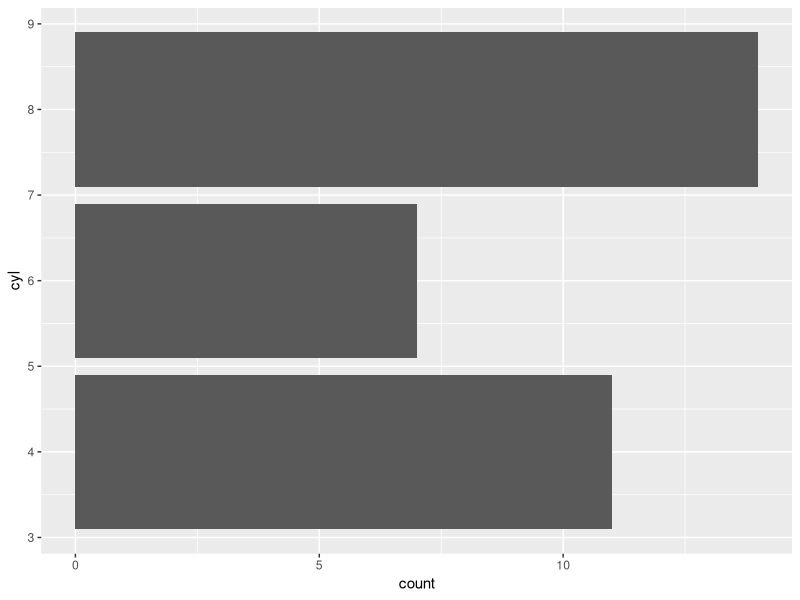
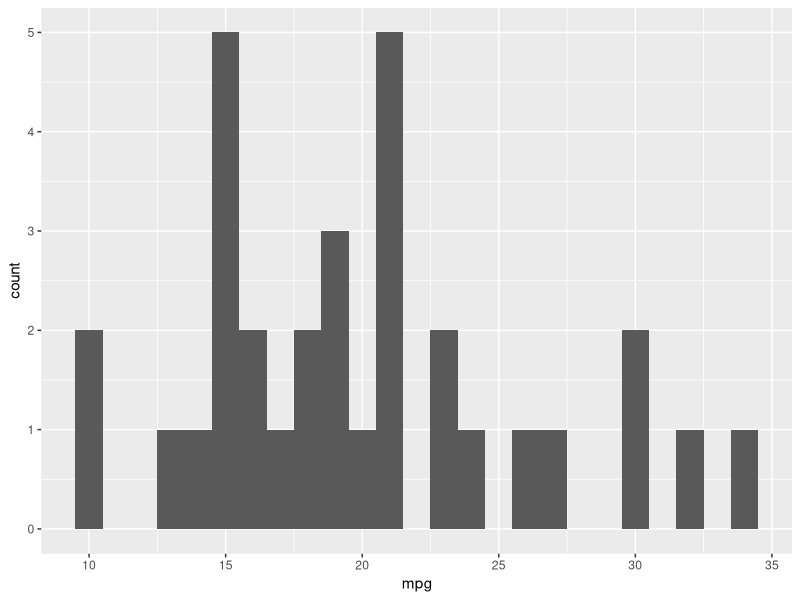

Write R code to recreate these figures, in order. (Note: this script raises an error after producing the figures.)
## ---- chunk 1
library(tidyverse) 
mtcars %>% 
  group_by(cyl) %>% 
  summarise(n = n(), mpg = mean(mpg))
starwars %>% 
  filter(homeworld == "Naboo", species == "Human")
## ---- chunk 2
library(tidyverse)
starwars %>% 
  filter(homeworld == "Naboo", species == "Human")

starwars[starwars$homeworld == "Naboo" & starwars$species == "Human", ]
## ---- chunk 3
keep_small_cyl <- function(x){
  mtcars %>% 
    filter(cyl < x)
}
keep_small_cyl(5)
## ---- chunk 4
mtcars$x <- 1
keep_small_cyl(5)
## ---- chunk 5
keep_small_cyl <- function(x){
  mtcars %>% 
    filter(.data$cyl < .env$x)
}
keep_small_cyl(5)
## ---- chunk 6
cyl_plot <- function(){
  ggplot(mtcars) + 
    geom_bar(aes(.data$cyl)) +   
    coord_flip()
}
cyl_plot()
## ---- chunk 7
cyl_sum_wt <- function(){
  mtcars %>%
  group_by(.data$cyl) %>%
  summarise(n = n(), avg = mean(.data$wt))
}
cyl_sum_wt()
## ---- chunk 8
mpg_hist <- function(binwidth = 1){
  mtcars %>% 
    ggplot() +
    geom_histogram(aes(x = .data$mpg), binwidth = binwidth)
}
mpg_hist()
## ---- chunk 9
keep_small("hp", 65)
#>             mpg cyl  disp hp drat    wt  qsec vs am gear carb x
#> Merc 240D   24.4   4 146.7 62 3.69 3.190 20.00  1  0    4    2 1
#> Honda Civic 30.4   4  75.7 52 4.93 1.615 18.52  1  1    4    2 1
keep_small("mpg", 11)
#>                     mpg cyl disp  hp drat    wt  qsec vs am gear  carb x
#> Cadillac Fleetwood  10.4   8  472 205 2.93 5.250 17.98  0  0    3    4 1
#> Lincoln Continental 10.4   8  460 215 3.00 5.424 17.82  0  0    3    4 1
## ---- chunk 10
bar_plot <- function(var){
  ggplot(mtcars) + 
    geom_bar(aes(.data$var)) + 
    coord_flip()
}
bar_plot(cyl)
## ---- chunk 11
bar_plot <- function(var){
  ggplot(mtcars) + 
    geom_bar(aes(.data[[var]])) + 
    coord_flip()
}
bar_plot("cyl")
## ---- chunk 12
bar_plot <- function(var){
  ggplot(mtcars) + 
    geom_bar(aes({{ var }})) + 
    coord_flip()
}
bar_plot(gear)
